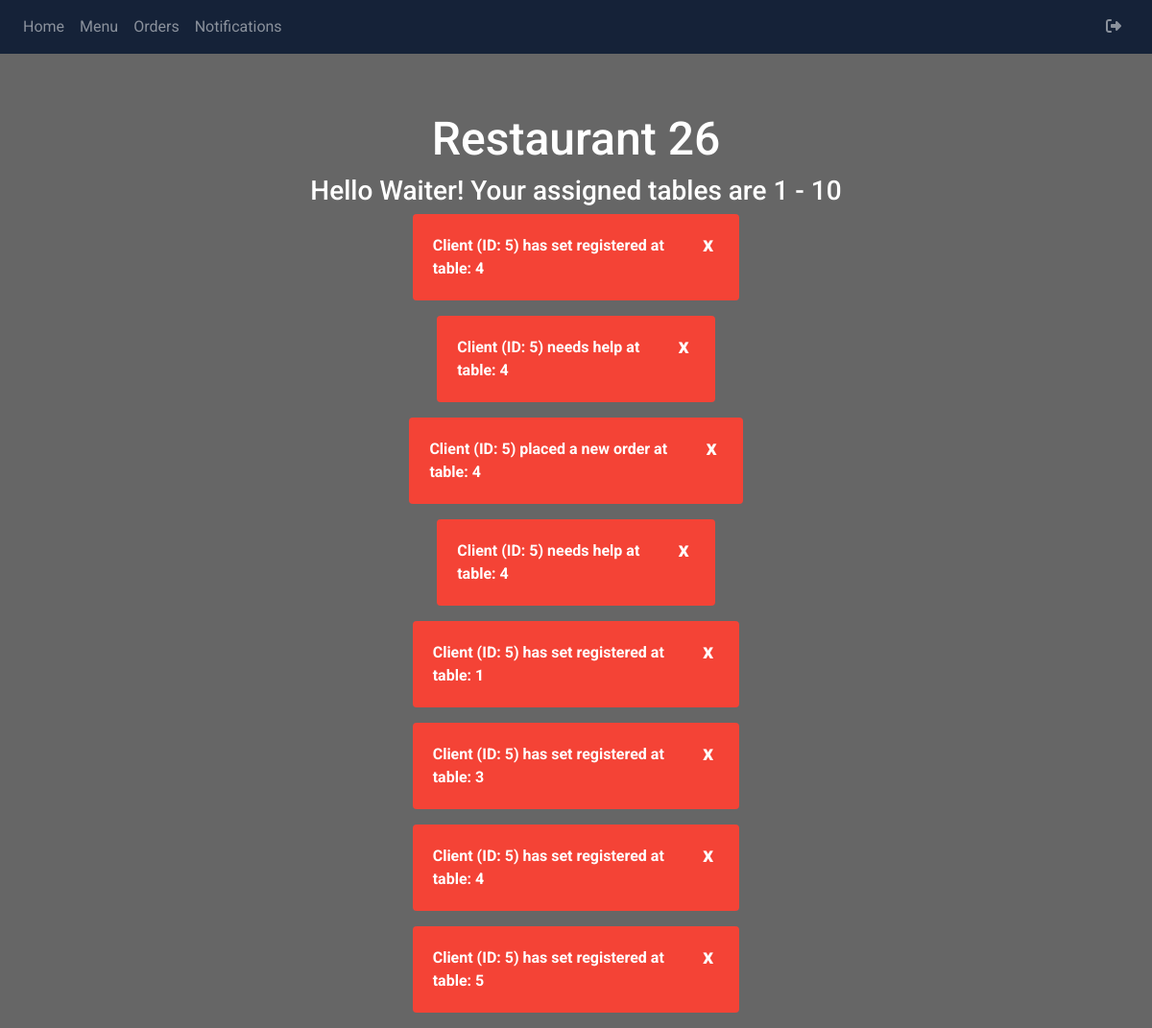
The page /waiter/ (signed in) on the database its author committed.
### packages/models.py (models this page shows, shortened)
class User(db.Model):
    __tablename__ = "users"
    id = db.Column(db.Integer, primary_key = True, autoincrement = True)
    username = db.Column(db.String(100), unique = True, nullable = False)
    password = db.Column(db.String(1000), nullable = False)
    user_type = db.Column(db.Enum('customer', 'waiter', 'kitchen_staff','admin', name='user_type'), nullable = False)
    table_number = db.Column(db.Integer)
    table_number_start = db.Column(db.Integer)
    table_number_end = db.Column(db.Integer)

class Notification(db.Model):
    __tablename__ = "notifications"
    id = db.Column(db.Integer, primary_key = True)
    user_id = db.Column(db.Integer, db.ForeignKey('users.id'))
    table_number = db.Column(db.Integer, db.ForeignKey('users.table_number'))
    status = db.Column(db.Enum('helped', 'not_helped', name = 'notification_status'), nullable=False, default='not_helped')
    message = db.Column(db.String(1000), nullable = True)
    notification_type = db.Column(db.Enum('help', 'table', 'new-order', 'preparing', 'ready', name = 'notification_status'), nullable=True, default='not_helped')

### waiter/waiter.py (the view)
@waiter.route('/')
@waiter_required
def home():
    waiter = User.query.get(session['user_id'])
    notifications = Notification.query.filter(
        Notification.table_number >= waiter.table_number_start, Notification.table_number <= waiter.table_number_end).all()
    if notifications:
        return render_template('waiter-home.html', notifications=notifications, waiter=waiter)
    else:
        return render_template('waiter-home.html', notifications=None, waiter=waiter)

### waiter/static/functions/waiter_functions.py (called while the page is built, shortened)
def waiter_required(func):
    @functools.wraps(func)
    def wrapper(*args, **kwargs):
        return func(*args, **kwargs)
    return wrapper

### waiter/templates/waiter-home.html (shortened to what this page needs)
{% extends "base.html" %}
{% block content %}
<link rel="stylesheet" href="./static/style/waiter-home.css">
  <div class = "waiter-home">
  <h1 style="font-size: 300%">Restaurant 26</h1>
  <h3>
    Hello Waiter!
    Your assigned tables are {{waiter.table_number_start}} - {{waiter.table_number_end}}
  </h3>
  {% if not notifications == None %}
    {% for notification in notifications %}
      <div class="alert">
        <form action="{{ url_for('waiter.removeNotification', notif_id=notification.id) }}" method="post">
          <button class="closebtn">x</button>
        </form>
        <strong>{{notification.message}}</strong>
      </div>
    {% endfor %}
  {% endif %}
</div>
{%endblock%}

### waiter/static/style/waiter-home.css (style rules this page uses)
body { background-image: url("https://images.pexels.com/photos/1640772/pexels-photo-1640772.jpeg?auto=compress&cs=tinysrgb&w=1260&h=750&dpr=2"); background-repeat: none; background-size: cover; background-color: rgba(0, 0, 0, 0.6); background-blend-mode: darken; }
.waiter-home { padding-top: 5%; display: flex; flex-direction: column; align-items: center; justify-content: center; }
.waiter-home h1,h3 { color: white; }

### templates/base.html (style rules this page uses)
* { font-family: 'Roboto', sans-serif; }

### waiter/templates/waiter-home.html (style rules this page uses)
.alert { padding: 20px; background-color: #f44336; color: white; }
.closebtn { background: none; border: none; margin-left: 15px; color: white; font-weight: bold; float: right; font-size: 22px; line-height: 20px; cursor: pointer; transition: 0.3s; }

### rows shown on the page
User: table_number_start "1", table_number_end "10"
Notification: message "Client (ID: 5) has set registered at table: 4"
Notification: message "Client (ID: 5) needs help at table: 4"
Notification: message "Client (ID: 5) placed a new order at table: 4"
Notification: message "Client (ID: 5) needs help at table: 4"
Notification: message "Client (ID: 5) has set registered at table: 1"
Notification: message "Client (ID: 5) has set registered at table: 3"
Notification: message "Client (ID: 5) has set registered at table: 4"
Notification: message "Client (ID: 5) has set registered at table: 5"
